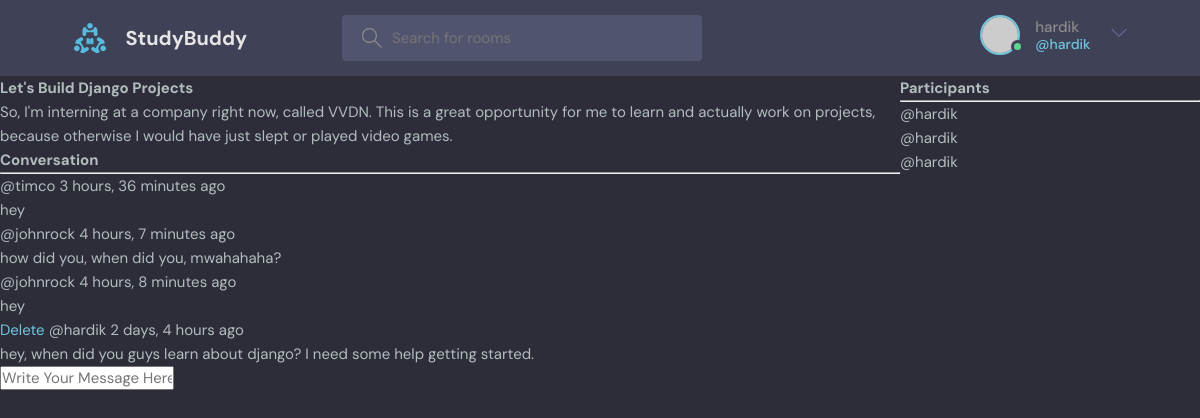
The app's page /room/3/ (signed in) with its own data.
### base/models.py (models this page shows, shortened)
class Room(models.Model):
    host = models.ForeignKey(User, on_delete=models.SET_NULL, null=True)
    topic = models.ForeignKey(Topic, on_delete=models.SET_NULL, null=True)
    name = models.CharField(max_length=200)
    description = models.TextField(null=True, blank=True)
    participants = models.ManyToManyField(User, related_name='participants', blank=True)
    updated = models.DateTimeField(auto_now=True)
    created = models.DateTimeField(auto_now_add=True)
    class Meta:
        ordering = ['-updated', '-created']

class Message(models.Model):
    user = models.ForeignKey(User, on_delete=models.CASCADE)
    room = models.ForeignKey(Room, on_delete=models.CASCADE)
    body = models.TextField()
    updated = models.DateTimeField(auto_now=True)
    created = models.DateTimeField(auto_now_add=True)
    class Meta:
        ordering = ['-updated', '-created']

### base/views.py (the view, shortened to what this page needs)
# urls.py: path('room/<str:pk>/', views.room, name="room"),
def room(request, pk):
    room = Room.objects.get(id=pk)
    room_messages = room.message_set.all() # children of model Message being accessed by _set
    participants = room.participants.all()
    context = {'room': room, 'room_messages': room_messages, 'participants': participants}
    return render(request, 'base/room.html', context)

### base/templates/base/room.html (shortened to what this page needs)
{% extends 'main.html' %}
{% block content %}
<div class="room-container">
    <div>
        <h1>{{room.name}}</h1>
        <p>{{room.description}}</p>
        <div class="comment-wrapper">
            <h3>Conversation</h3>
            <hr>
            {% for message in room_messages %}
                <div>
                    {% if request.user == message.user %}
                        <a href="{% url 'delete-message' message.id %}">Delete</a>
                    {% endif %}
                    <small>@{{message.user}}  {{message.created|timesince}} ago</small>
                    <p>{{message.body}}</p>
                </div>
            {% endfor %}
        </div>
        {% if request.user.is_authenticated %}
        <div class="comment-form">
            <form method="POST" action="">
                <input type="text" name="body" placeholder="Write Your Message Here">
            </form>
        </div>
        {% endif %}
    </div>
    <div>
        <h3>Participants</h3>
        <hr>
        {% for participant in participants%}
            <p>@{{user.username}}</p>
        {% endfor %}
    </div>
</div>
{% endblock content %}

### templates/navbar.html (shortened to what this page needs)
{% load static %}
<header class="header header--loggedIn">
  <div class="container">
    <a href="{% url 'home' %}" class="header__logo">
      <img src="{% static 'images/logo.svg' %}" />
      <h1>StudyBuddy</h1>
    </a>
    <form class="header__search" method="GET" action="{% url 'home' %}">
      <label>
        <input name=q placeholder="Search for rooms" />
      </label>
    </form>
    <nav class="header__menu">
      {% if request.user.is_authenticated %}
        <div class="header__user">
          <a href="profile.html">
            <div class="avatar avatar--medium active">
              <img src="https://randomuser.me/api/portraits/men/37.jpg" />
            </div>
            <p>{{request.user.username}}<span>@{{request.user.username}}</span></p>
          </a>
          <button class="dropdown-button">
            <svg version="1.1" xmlns="http://www.w3.org/2000/svg" width="32" height="32" viewBox="0 0 32 32">
              <title>chevron-down</title>
              <path d="M16 21l-13-13h-3l16 16 16-16h-3l-13 13z"></path>
            </svg>
          </button>
        </div>
      {% else %}
        <a href="{% url 'login' %}">
          <img src="{% static 'images/avatar.svg' %}" />
          <p>Login</p>
        </a>
      {% endif %}
    </nav>
  </div>
</header>

### static/styles/style.css (style rules this page uses)
:root { --color-main: #71c6dd; --color-main-light: #e1f6fb; --color-dark: #3f4156; --color-dark-medium: #51546e; --color-dark-light: #696d97; --color-light: #e5e5e5; --color-gray: #8b8b8b; --color-light-gray: #b2bdbd; --color-bg: #2d2d39; --color-success: #5dd693; --color-error: #fc4b0b; }
* { font-family: "DM Sans", -apple-system, BlinkMacSystemFont, "Segoe UI", Roboto, Oxygen, Ubuntu, Cantarell, "Open Sans", "Helvetica Neue", sans-serif; margin: 0; padding: 0; box-sizing: border-box; text-rendering: optimizeLegibility; font-size: inherit; }
html { font-size: 56.25%; }
@media only screen and (min-width: 1200px) { html { font-size: 62.5%; } }
body { line-height: 1.6; font-weight: 400; font-size: 1.5rem; color: var(--color-light-gray); background-color: var(--color-bg); min-height: 100vh; }
img { width: 100%; }
a { display: inline-block; color: var(--color-main); text-decoration: none; }
.container { max-width: 120rem; width: 90%; margin: auto; }
.avatar { position: relative; display: inline-block; border-radius: 50%; border: 2px solid var(--color-main); }
.avatar img { display: block; border-radius: 50%; object-fit: cover; object-position: center; }
.avatar::after { content: ""; display: block; position: absolute; background-color: var(--color-gray); z-index: 111; border-radius: 50%; border: 0.3rem solid var(--color-dark); }
.avatar.active::after { background-color: var(--color-success); }
.avatar.avatar--medium img { width: 3.6rem; height: 3.6rem; border-radius: 50%; }
.avatar.avatar--medium:after { width: 0.7rem; height: 0.7rem; bottom: 0px; right: -6px; }
.header { padding: 1.5rem; background-color: var(--color-dark); }
.header > .container { display: flex; gap: 9.5rem; }
.header__logo, .header__user { display: flex; gap: 2rem; align-items: center; }
.header__logo > img { height: 3.2rem; width: 3.2rem; }
.header__logo > h1 { font-weight: 700; font-size: 2rem; color: var(--color-light); }
.header__search > label { background-color: var(--color-dark-medium); padding: 1.3rem 1rem; display: flex; align-items: center; gap: 1rem; border-radius: 4px; }
.header__search svg { fill: var(--color-gray); width: 2rem; height: 2rem; margin-left: 1rem; }
.header__search input { width: 30rem; background: transparent; border: none; outline: none; color: var(--color-light); }
.header__menu { margin-left: auto; position: relative; }
.header__menu a { display: flex; gap: 1.5rem; align-items: center; font-weight: 500; text-decoration: none; color: var(--color-gray); }
.header__menu img { height: 3.6rem; }
.header__menu p { line-height: 1.2; }
.header__menu span { color: var(--color-main); font-weight: 500; font-size: 1.4rem; display: block; }
.header__menu svg { width: 1.6rem; height: 1.6rem; fill: var(--color-dark-light); }
.dropdown-button { background: transparent; border: 0; outline: 0; cursor: pointer; }

### base/templates/base/room.html (style rules this page uses)
.room-container { display: grid; grid-template-columns: 3fr 1fr; }

### records on screen
Room: name "Let's Build Django Projects", description "So, I'm interning at a company right now, called VVDN. This is a great opportunity for me to learn and actually work on projects, because otherwise I would have just slept or played video games."
Message: user "timco", created "3 hours, 36 minutes", body "hey"
Message: user "johnrock", created "4 hours, 7 minutes", body "how did you, when did you, mwahahaha?"
Message: user "johnrock", created "4 hours, 8 minutes", body "hey"
Message: shows "Delete", user "hardik", created "2 days, 4 hours", body "hey, when did you guys learn about django? I need some help getting started."

### other values on screen
{{ request.user.username }} "hardik"
{{ user.username }} "hardik"
